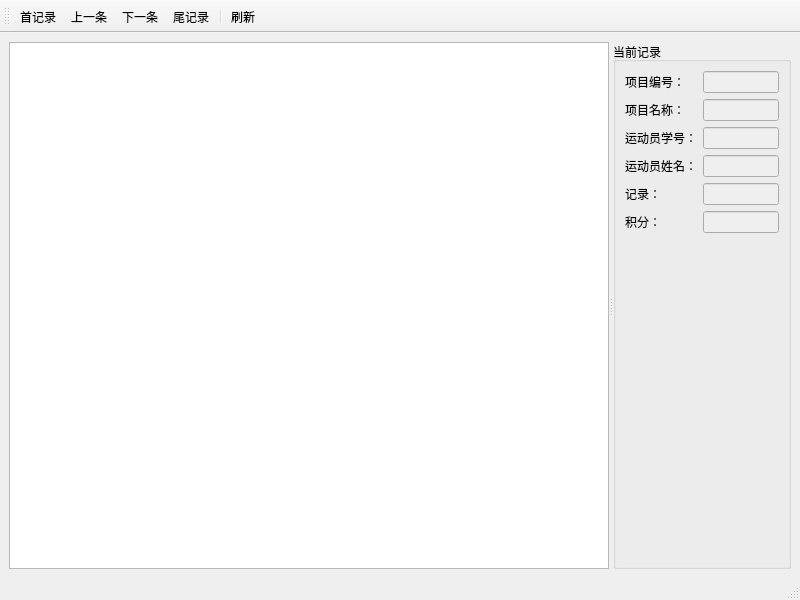
<?xml version="1.0" encoding="UTF-8"?>
<ui version="4.0">
 <class>JudgeWindow</class>
 <widget class="QMainWindow" name="JudgeWindow">
  <property name="geometry">
   <rect>
    <x>0</x>
    <y>0</y>
    <width>800</width>
    <height>600</height>
   </rect>
  </property>
  <property name="windowTitle">
   <string>裁判员</string>
  </property>
  <widget class="QWidget" name="centralwidget">
   <layout class="QHBoxLayout" name="horizontalLayout">
    <item>
     <widget class="QSplitter" name="splitter">
      <property name="orientation">
       <enum>Qt::Horizontal</enum>
      </property>
      <widget class="QTableView" name="eventView">
       <property name="minimumSize">
        <size>
         <width>600</width>
         <height>0</height>
        </size>
       </property>
      </widget>
      <widget class="QGroupBox" name="groupBox">
       <property name="title">
        <string>当前记录</string>
       </property>
       <layout class="QFormLayout" name="formLayout">
        <item row="0" column="0">
         <widget class="QLabel" name="label">
          <property name="text">
           <string>项目编号：</string>
          </property>
         </widget>
        </item>
        <item row="0" column="1">
         <widget class="QLineEdit" name="eventID">
          <property name="enabled">
           <bool>false</bool>
          </property>
         </widget>
        </item>
        <item row="1" column="0">
         <widget class="QLabel" name="label_2">
          <property name="text">
           <string>项目名称：</string>
          </property>
         </widget>
        </item>
        <item row="1" column="1">
         <widget class="QLineEdit" name="eventName">
          <property name="enabled">
           <bool>false</bool>
          </property>
         </widget>
        </item>
        <item row="2" column="0">
         <widget class="QLabel" name="label_3">
          <property name="text">
           <string>运动员学号：</string>
          </property>
         </widget>
        </item>
        <item row="2" column="1">
         <widget class="QLineEdit" name="athID">
          <property name="enabled">
           <bool>false</bool>
          </property>
         </widget>
        </item>
        <item row="3" column="0">
         <widget class="QLabel" name="label_4">
          <property name="text">
           <string>运动员姓名：</string>
          </property>
         </widget>
        </item>
        <item row="3" column="1">
         <widget class="QLineEdit" name="athName">
          <property name="enabled">
           <bool>false</bool>
          </property>
         </widget>
        </item>
        <item row="4" column="0">
         <widget class="QLabel" name="label_5">
          <property name="text">
           <string>记录：</string>
          </property>
         </widget>
        </item>
        <item row="4" column="1">
         <widget class="QLineEdit" name="record">
          <property name="enabled">
           <bool>false</bool>
          </property>
         </widget>
        </item>
        <item row="5" column="0">
         <widget class="QLabel" name="label_6">
          <property name="text">
           <string>积分：</string>
          </property>
         </widget>
        </item>
        <item row="5" column="1">
         <widget class="QLineEdit" name="score">
          <property name="enabled">
           <bool>false</bool>
          </property>
         </widget>
        </item>
       </layout>
      </widget>
     </widget>
    </item>
   </layout>
  </widget>
  <widget class="QStatusBar" name="statusbar"/>
  <widget class="QToolBar" name="toolBar">
   <property name="windowTitle">
    <string>toolBar</string>
   </property>
   <attribute name="toolBarArea">
    <enum>TopToolBarArea</enum>
   </attribute>
   <attribute name="toolBarBreak">
    <bool>false</bool>
   </attribute>
   <addaction name="actFirst"/>
   <addaction name="actPrevious"/>
   <addaction name="actNext"/>
   <addaction name="actLast"/>
   <addaction name="separator"/>
   <addaction name="actrefresh"/>
  </widget>
  <action name="actFirst">
   <property name="text">
    <string>首记录</string>
   </property>
   <property name="menuRole">
    <enum>QAction::NoRole</enum>
   </property>
  </action>
  <action name="actLast">
   <property name="text">
    <string>尾记录</string>
   </property>
   <property name="menuRole">
    <enum>QAction::NoRole</enum>
   </property>
  </action>
  <action name="actPrevious">
   <property name="text">
    <string>上一条</string>
   </property>
   <property name="menuRole">
    <enum>QAction::NoRole</enum>
   </property>
  </action>
  <action name="actNext">
   <property name="text">
    <string>下一条</string>
   </property>
   <property name="menuRole">
    <enum>QAction::NoRole</enum>
   </property>
  </action>
  <action name="actrefresh">
   <property name="text">
    <string>刷新</string>
   </property>
   <property name="menuRole">
    <enum>QAction::NoRole</enum>
   </property>
  </action>
 </widget>
 <resources/>
 <connections/>
</ui>
